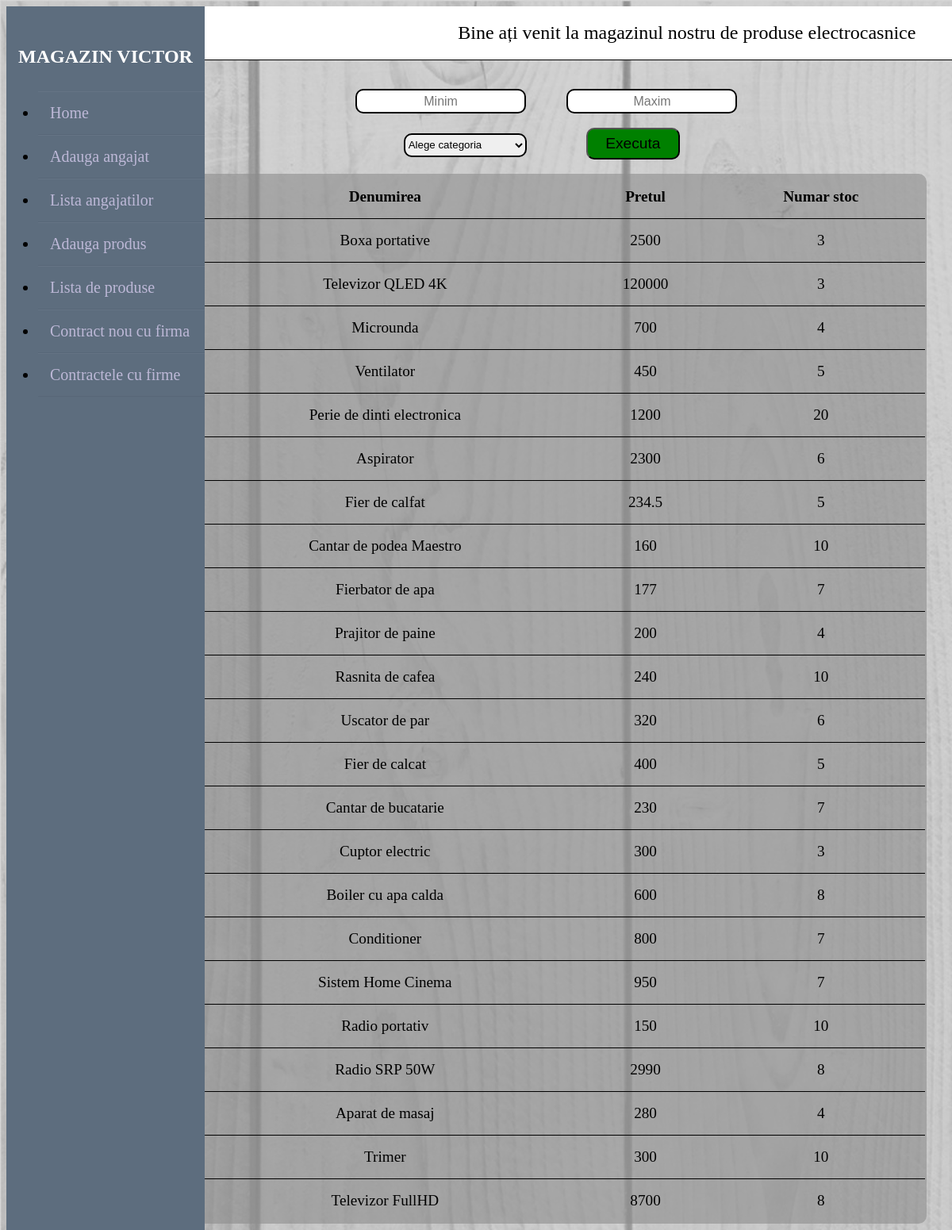
Page /teza/test.php on the committed database.
### tables this page shows
CREATE TABLE `produse` (
  `id_produs` int(11) NOT NULL,
  `denumirea` varchar(100) NOT NULL,
  `pretul` double NOT NULL,
  `nr_stoc` int(11) DEFAULT NULL,
  `id_prod` int(11) NOT NULL,
  `id_categ` int(11) NOT NULL
);

### teza/test.php (the view, shortened to what this page needs)
<?php
if(isset($_POST['search']))
{
    $valueToSearch = $_POST['valueToSearch'];
    $pret_maxim = $_POST['pret_maxim'];
    if($pret_maxim=='')
    {
        $pret_maxim=1000000;
    }
    $pret_minim = $_POST['pret_minim'];
    if($pret_minim=='')
    {
        $pret_minim=0;
    }
    if($valueToSearch=='')
    {
           $query = "SELECT * FROM produse WHERE pretul<='$pret_maxim' and pretul>='$pret_minim'  ";
    $search_result = filterTable($query);
    }
    else
    {
        $query = "SELECT * FROM produse WHERE id_categ='$valueToSearch' and pretul<='$pret_maxim' and pretul>='$pret_minim'  ";
    $search_result = filterTable($query);
    }
}
 else {
    $query = "SELECT * FROM produse";
    $search_result = filterTable($query);
}
function filterTable($query)
{
    $connect = mysqli_connect("localhost", "root", "", "ateza");
    $filter_Result = mysqli_query($connect, $query);
    return $filter_Result;
}
?>
<!DOCTYPE html>
<html>
    <head>
            <link rel="stylesheet" type="text/css" href="stil.css">
    </head>
    <body >
        <div class="wrapper">
    <div class="sidebar">
        <h2>Magazin Victor</h2>
        <ul>
            <li><a href="http://localhost/teza/index.php "> Home</a></li>
            <li><a href="http://localhost/teza/adauga_angajat.php "> Adauga angajat</a></li>
            <li><a href="http://localhost/teza/afisare_angajat.php "> Lista angajatilor</a></li>
            <li><a href="http://localhost/teza/adauga_produs.php">Adauga produs</a></li>
            <li><a href="http://localhost/teza/afisare_produs.php">Lista de produse</a></li>
            <li><a href="http://localhost/teza/adauga_contract.php">Contract nou cu firma</a></li>
            <li><a href="http://localhost/teza/afisare_firma.php">Contractele cu firme</a></li>
        </ul>
    </div>
    <div class="main_content">
        <div class="header"> &nbsp &nbsp &nbsp &nbsp &nbsp &nbsp &nbsp &nbsp &nbsp &nbsp &nbsp &nbsp &nbsp &nbsp &nbsp &nbsp &nbsp &nbsp &nbsp &nbsp &nbsp &nbsp &nbsp &nbsp &nbsp &nbsp &nbsp &nbsp &nbsp   Bine ați venit la magazinul nostru de produse electrocasnice</div>
    </div>
</div>
        <form action="test.php" method="post">
                     <br><br>
<center>
            <input type="text" name="pret_minim" placeholder="Minim" class="btn-min">
            <input type="text" name="pret_maxim" placeholder="Maxim" class="btn-max"><br><br>
            <select name="valueToSearch" class="selectul">
                <option value="">Alege categoria</option>
            </select>
            <input type="submit" name="search" value="Executa" class="butonul"><br><br>
</center>
            <table>
                <tr>
                    <th>Denumirea</th>
                    <th>Pretul</th>
                    <th>Numar stoc</th>
                </tr>
                <?php while($row = mysqli_fetch_array($search_result)):?>
                <tr>
                    <td><?php echo $row['denumirea'];?></td>
                    <td><?php echo $row['pretul'];?></td>
                    <td><?php echo $row['nr_stoc'];?></td>
                </tr>
                <?php endwhile;?>
            </table>
        </form>
    </body>
</html>

### teza/stil.css (style rules this page uses)
body { background-image: url(backphoto.png); background-size: cover; background-attachment: fixed; }
a { text-decoration: none; }
table { border:2px solid black; width: 78%; margin-left: 20% ; border-collapse: collapse; border-radius: 10px 10px 10px 10px; overflow: hidden; background-color:rgba(140,140,140,0.6); }
tr { border-bottom: 1px solid black; }
th, td { border-bottom: 1px solid black; height: 30px; padding: 12px; text-align:center; font-size: 1.2em; }
.wrapper .sidebar { width: 250px; height: 100%; background: #5D6D7E ; padding: 30px 0px; position: fixed; }
.wrapper .sidebar h2 { color: #fff; text-transform: uppercase; text-align: center; margin-bottom: 30px; }
.wrapper .sidebar ul li { padding: 15px; border-bottom: 1px solid #bdb8d7; border-bottom: 1px solid rgba(0,0,0,0.05); border-top: 1px solid rgba(255,255,255,0.05); font-size: 20px; }
.wrapper .sidebar ul li a { color: #bdb8d7; display: block; }
.wrapper .main_content { width: 84%; margin-left: 17%; }
.wrapper .main_content .header { padding: 20px; background: #fff; color: black; border-bottom: 1px solid black; font-size: 24px; }

### teza/test.php (style rules this page uses)
.btn-min { height: 25px; text-align: center; border-radius: 10px; margin-left: 15%; border:2px solid black; font-size: 1em; }
.btn-max { height: 25px; text-align: center; border-radius: 10px; margin-left: 4%; border:2px solid black; font-size: 1em; }
.selectul { height: 30px; border-radius: 10px; margin-left: 14%; border:2px solid black; }
.butonul { height: 40px; width: 10%; text-align: center; border-radius: 10px; padding: 5px; background-color: green; font-size: 1.2em; margin-left: 6%; }

### rows in the picture
produse: denumirea "Boxa portative", pretul "2500", nr_stoc "3"
produse: denumirea "Televizor QLED 4K", pretul "120000", nr_stoc "3"
produse: denumirea "Microunda", pretul "700", nr_stoc "4"
produse: denumirea "Ventilator", pretul "450", nr_stoc "5"
produse: denumirea "Perie de dinti electronica", pretul "1200", nr_stoc "20"
produse: denumirea "Aspirator", pretul "2300", nr_stoc "6"
produse: denumirea "Fier de calfat", pretul "234.5", nr_stoc "5"
produse: denumirea "Cantar de podea Maestro", pretul "160", nr_stoc "10"
produse: denumirea "Fierbator de apa", pretul "177", nr_stoc "7"
produse: denumirea "Prajitor de paine", pretul "200", nr_stoc "4"
produse: denumirea "Rasnita de cafea", pretul "240", nr_stoc "10"
produse: denumirea "Uscator de par", pretul "320", nr_stoc "6"
produse: denumirea "Fier de calcat", pretul "400", nr_stoc "5"
produse: denumirea "Cantar de bucatarie", pretul "230", nr_stoc "7"
produse: denumirea "Cuptor electric", pretul "300", nr_stoc "3"
produse: denumirea "Boiler cu apa calda", pretul "600", nr_stoc "8"
produse: denumirea "Conditioner", pretul "800", nr_stoc "7"
produse: denumirea "Sistem Home Cinema", pretul "950", nr_stoc "7"
produse: denumirea "Radio portativ", pretul "150", nr_stoc "10"
produse: denumirea "Radio SRP 50W", pretul "2990", nr_stoc "8"
produse: denumirea "Aparat de masaj", pretul "280", nr_stoc "4"
produse: denumirea "Trimer", pretul "300", nr_stoc "10"
produse: denumirea "Televizor FullHD", pretul "8700", nr_stoc "8"
